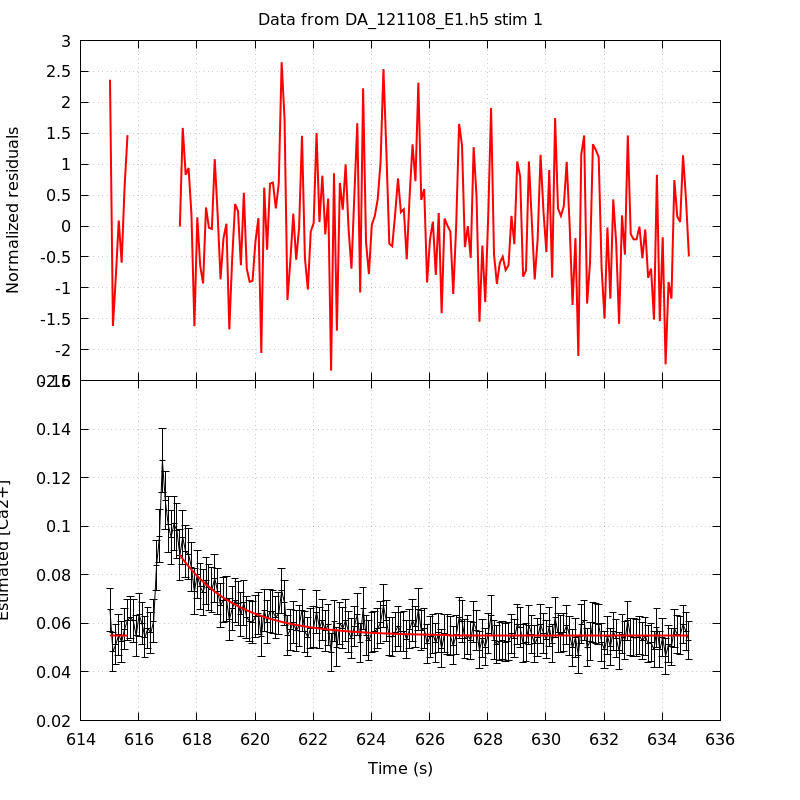

Write the gnuplot code that produced this figure.
unset key
set grid
set multiplot title 'Data from DA_121108_E1.h5 stim 1' noenhanced layout 2,1 margins 0.1,0.9,0.1,0.95 spacing 0,0
set ylabel 'Normalized residuals'
set xtics format ''
plot 'DA_121108_E1_aba_RatioFit_s1' using 1:4 with lines linecolor rgb 'red' linewidth 2
set format x '%g'
set xlabel 'Time (s)'
set ylabel 'Estimated [Ca2+]'
plot 'DA_121108_E1_aba_CaRatio_s1' using 1:2:($3*1.96) with yerrorlines \
     linecolor rgb 'black' linewidth 1,                \
     'DA_121108_E1_aba_RatioFit_s1' using 1:3 with lines linecolor rgb 'red'\
     linewidth 2
unset multiplot
